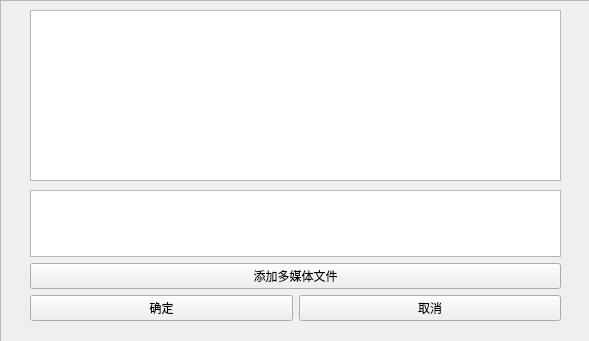
<?xml version="1.0" encoding="UTF-8"?>
<ui version="4.0">
 <class>newcase</class>
 <widget class="QWidget" name="newcase">
  <property name="geometry">
   <rect>
    <x>0</x>
    <y>0</y>
    <width>589</width>
    <height>341</height>
   </rect>
  </property>
  <property name="windowTitle">
   <string>备忘录</string>
  </property>
  <property name="windowIcon">
   <iconset resource="Resource.qrc">
    <normaloff>:/icon/resource/calendaricon.png</normaloff>:/icon/resource/calendaricon.png</iconset>
  </property>
  <widget class="QFrame" name="frame">
   <property name="geometry">
    <rect>
     <x>0</x>
     <y>0</y>
     <width>591</width>
     <height>401</height>
    </rect>
   </property>
   <property name="styleSheet">
    <string notr="true">#frame{background-image: url(:/background/resource/background.png);}</string>
   </property>
   <property name="frameShape">
    <enum>QFrame::StyledPanel</enum>
   </property>
   <property name="frameShadow">
    <enum>QFrame::Raised</enum>
   </property>
   <widget class="QTextEdit" name="caseinfo">
    <property name="geometry">
     <rect>
      <x>30</x>
      <y>10</y>
      <width>531</width>
      <height>171</height>
     </rect>
    </property>
   </widget>
   <widget class="QWidget" name="verticalLayoutWidget">
    <property name="geometry">
     <rect>
      <x>30</x>
      <y>190</y>
      <width>531</width>
      <height>131</height>
     </rect>
    </property>
    <layout class="QVBoxLayout" name="verticalLayout">
     <item>
      <widget class="QTextBrowser" name="mediacase">
       <property name="openExternalLinks">
        <bool>true</bool>
       </property>
      </widget>
     </item>
     <item>
      <widget class="QPushButton" name="addmedia">
       <property name="text">
        <string>添加多媒体文件</string>
       </property>
      </widget>
     </item>
     <item>
      <layout class="QHBoxLayout" name="horizontalLayout"/>
     </item>
     <item>
      <layout class="QHBoxLayout" name="horizontalLayout_2">
       <item>
        <widget class="QPushButton" name="confirm">
         <property name="text">
          <string>确定</string>
         </property>
        </widget>
       </item>
       <item>
        <widget class="QPushButton" name="cancel">
         <property name="text">
          <string>取消</string>
         </property>
        </widget>
       </item>
      </layout>
     </item>
    </layout>
   </widget>
  </widget>
 </widget>
 <resources>
  <include location="Resource.qrc"/>
 </resources>
 <connections/>
</ui>
